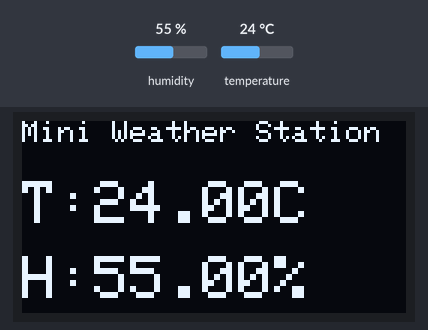
Bench run of a program on a simulated ESP32. Parts: 128×64 one-colour display. The inputs (shaded band) are chosen by the test bench; at power-on: humidity 55 %, temperature 24 °C. What the program prints to the serial monitor is not drawn.

Above: at 3.2 s.
3.3 s: humidity set to 22 %
At 4.8 s:
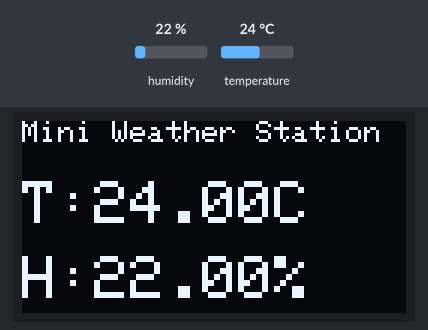
6.0 s: temperature set to 12 °C
At 6.9 s:
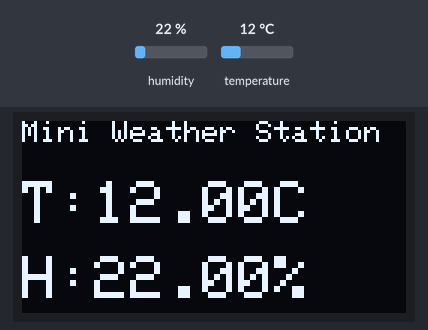
8.7 s: humidity set to 40 %
At 11.1 s:
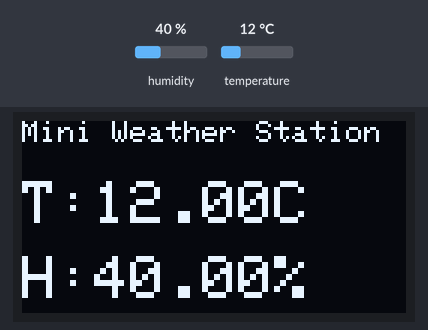
11.8 s: temperature set to 19 °C
At 13.3 s:
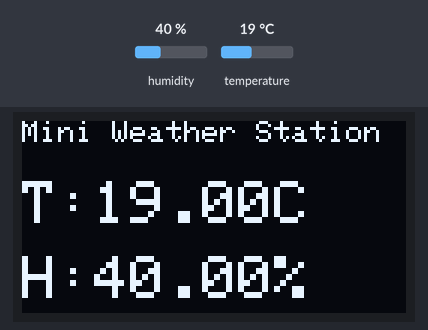
Timing chart, 0 to 14.8 s (numbered marks = the images above; inputs shaded):
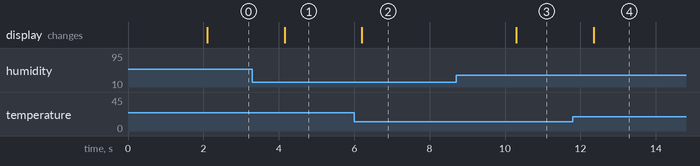

The program:

main.cpp
```cpp
#include <Arduino.h>
#include <Adafruit_Sensor.h>
#include <DHT.h>
#include <DHT_U.h>
#include <Wire.h>
#include <Adafruit_GFX.h>
#include <Adafruit_SSD1306.h>

// --- Pin Definitions ---
#define DHTPIN 4           // GPIO for DHT11 data
#define DHTTYPE DHT11

#define SCREEN_WIDTH 128
#define SCREEN_HEIGHT 64
#define OLED_RESET    -1   // Not used with I2C

// --- Initialize Objects ---
DHT dht(DHTPIN, DHTTYPE);
Adafruit_SSD1306 display(SCREEN_WIDTH, SCREEN_HEIGHT, &Wire, OLED_RESET);

void setup() {
  Serial.begin(115200);
  dht.begin();

  // Initialize OLED
  if (!display.begin(SSD1306_SWITCHCAPVCC, 0x3C)) {  // Address 0x3C for 128x64
    Serial.println(F("SSD1306 allocation failed"));
    for (;;);
  }

  display.clearDisplay();
  display.setTextSize(1);
  display.setTextColor(SSD1306_WHITE);
  display.setCursor(0, 0);
  display.println("Mini Weather Station");
  display.display();
  delay(2000);
}

void loop() {
  float temp = dht.readTemperature();  // Celsius
  float hum = dht.readHumidity();

  if (isnan(temp) || isnan(hum)) {
    Serial.println(F("Failed to read from DHT sensor!"));
    return;
  }

  // Print to Serial Monitor
  Serial.print("Temp: ");
  Serial.print(temp);
  Serial.print(" °C | Hum: ");
  Serial.print(hum);
  Serial.println(" %");

  // Show on OLED
  display.clearDisplay();
  display.setCursor(0, 0);
  display.setTextSize(1);
  display.println("Mini Weather Station");

  display.setCursor(0, 20);
  display.setTextSize(2);
  display.print("T:");
  display.print(temp);
  display.print("C");

  display.setCursor(0, 45);
  display.print("H:");
  display.print(hum);
  display.print("%");

  display.display();
  delay(2000);  // Read every 2 seconds
}
```

Measured:
- after the input at 3.3 s, the display: changes after 0.85 s (image 1)
- after the input at 6.0 s, the display: changes after 0.20 s (image 2)
- after the input at 8.7 s, the display: changes after 1.6 s (image 3)
- after the input at 11.8 s, the display: changes after 0.55 s (image 4)
